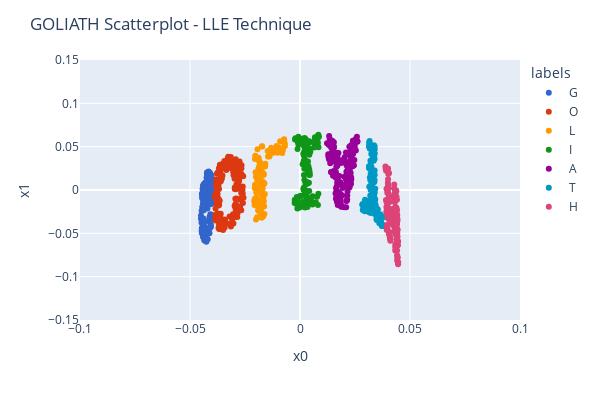

Notebook source saved alongside this figure:
### Markdown cell above
Although it has some distortion from the initial manifold, the outcome can show the key relationships in the data!

### Code cell
# LLE modifying some parameters: n_neighbors and eigen_solver
model_L2 = LocallyLinearEmbedding(n_neighbors=97, n_components=2, random_state=20,
                               method='modified', eigen_solver='auto')
df_L2 = pd.DataFrame(model_L2.fit_transform(dfS[['x0','x1','x2']]), columns=['x0', 'x1'])
df_L2['labels'] = dfS['labels']

plot_LLE(df_L2)
